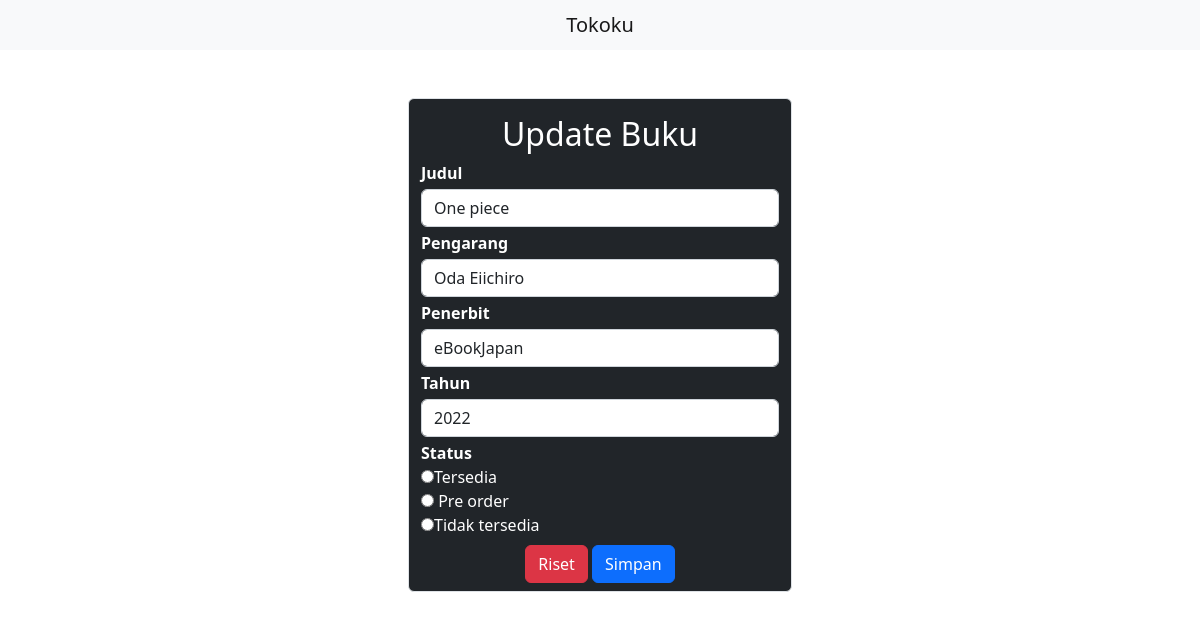
/CodeIgniter/index.php/buku/edit/1, run on the app's committed database.
### tables this page shows
CREATE TABLE `buku` (
  `id` int(11) NOT NULL,
  `judul` varchar(255) NOT NULL,
  `pengarang` varchar(70) NOT NULL,
  `penerbit` varchar(100) NOT NULL,
  `tahun` int(4) DEFAULT NULL,
  `status` enum('tersedia','pre order','tidak tersedia') NOT NULL
);

### CodeIgniter/application/controllers/Buku.php (called while the page is built, shortened)
<?php
class Buku extends CI_Controller {
    public function edit($id){
        $where = array('id' => $id);
        $data['buku'] = $this->m_buku->edit_buku($where,'buku')->result();
        $this->load->view('edit',$data);
    }
}

### CodeIgniter/index.php (called while the page is built, shortened)
<?php
require_once BASEPATH.'core/CodeIgniter.php';

### CodeIgniter/application/models/M_buku.php (called while the page is built, shortened)
<?php
class M_buku extends CI_Model {
    public function edit_buku($where,$table){
        return $this->db->get_where($table,$where);
    }
}

### CodeIgniter/application/views/edit.php (the view, shortened to what this page needs)
<!doctype html>
<html lang="en">
<head>
    <link href="https://cdn.jsdelivr.net/npm/bootstrap@5.2.0/dist/css/bootstrap.min.css" rel="stylesheet"
>
</head>
<body>
    <header>
        <nav class="navbar bg-light">
            <div class="container">
                <span class="navbar-brand mb-0 h1 mx-auto">Tokoku</span>
            </div>
        </nav>
    </header>
    <section class="content mt-5">
        <div class="row">
            <div class="col-4"></div>
            <div class="col-4">
                <div class="container bg-dark border rounded">
                    <h2 class="text-center pt-3"><span class="text-white">Update Buku</span></h2>
                    <?php foreach ($buku as $book):?>
                    <form method="post" action="<?php echo base_url().'buku/update'; ?>">
                        <div class="form_group">
                            <label for="judul"><span class="text-white"><b>Judul</b> </span></label>
                            <input type="text" name="judul" class="form-control my-1"
                                value="<?php echo $book->judul ?>">
                        </div>
                        <div class="form_group">
                            <label for="pengarang"><span class="text-white"><b>Pengarang</b> </span></label>
                            <input type="text" name="pengarang" class="form-control my-1"
                                value="<?php echo $book->pengarang ?>">
                        </div>
                        <div class="form_group">
                            <label for="penerbit"><span class="text-white"><b>Penerbit</b> </span></label>
                            <input type="text" name="penerbit" class="form-control my-1"
                                value="<?php echo $book->penerbit ?>">
                        </div>
                        <div class="form_group">
                            <label for="tahun"><span class="text-white"><b>Tahun</b> </span></label>
                            <input type="text" name="tahun" class="form-control my-1"
                                value="<?php echo $book->tahun ?>">
                        </div>
                        <div class="form_group" value="<?php echo $book->status ?>">
                            <label for="status">
                                <span class="text-white"><b>Status</b></span>
                            </label> <br>
                            <input type="radio" name="status" value="tersedia"><span class="text-white">Tersedia
                            </span> <br>
                            <input type="radio" name="status" value="pre order" class="text-white"> <span
                                class="text-white">Pre order</span><br>
                            <input type="radio" name="status" valiue="tidak tersedia" class="text-white"><span
                                class="text-white">Tidak tersedia</span><br>
                        </div>
                        <div class="text-center">
                            <button type="submit" class="btn btn-danger my-2">Riset</button>
                            <button type="submit" class="btn btn-primary my-2">Simpan </button>
                        </div>
                    </form>
                    <?php endforeach ?>
                </div>
            </div>
            <div class="col-4"></div>
        </div>
    </section>
</body>
</html>

### data on the page
buku: judul "One piece", pengarang "Oda Eiichiro", penerbit "eBookJapan", tahun "2022"
